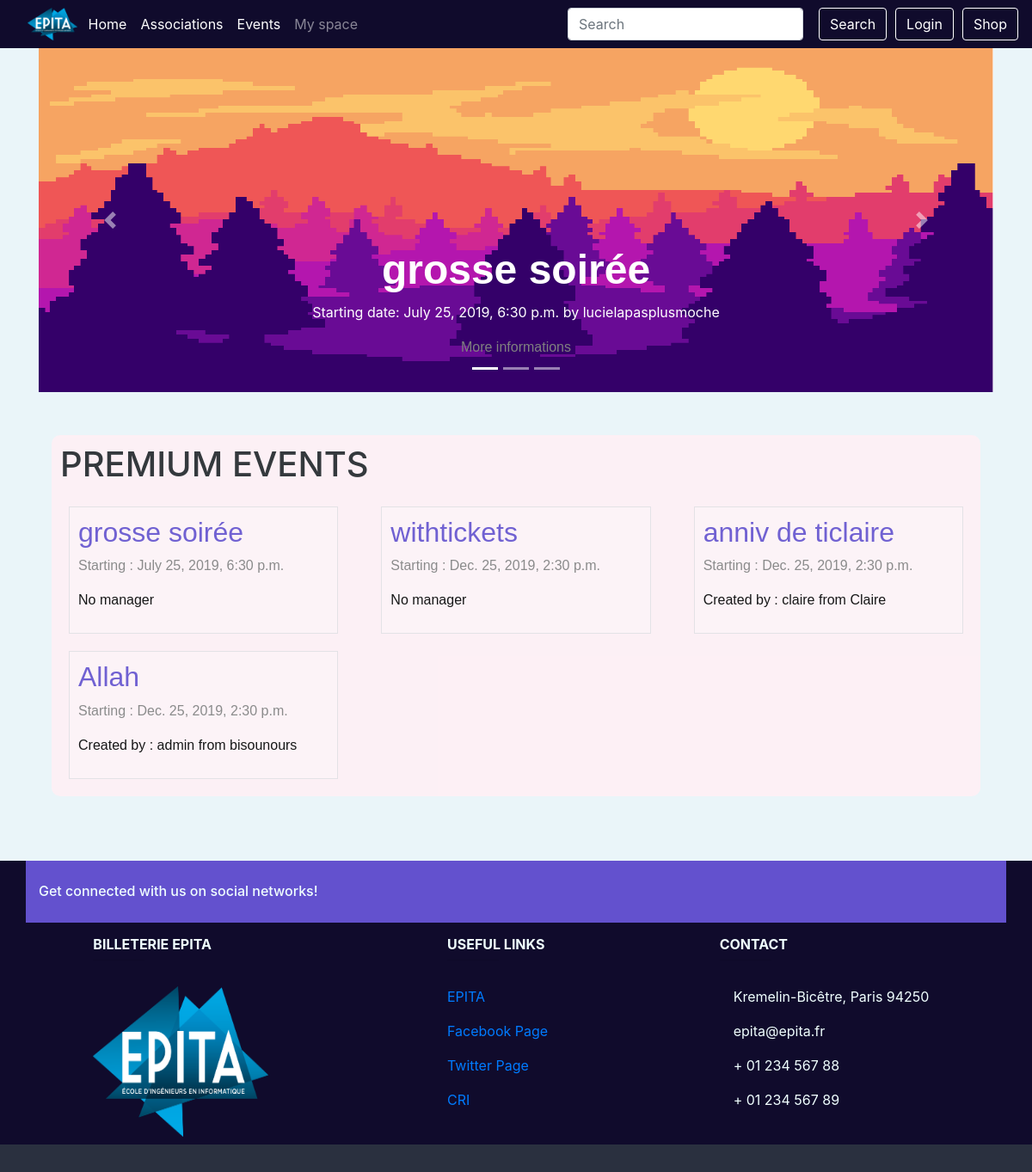
The page / on the database its author committed.
### event/models.py (models this page shows, shortened)
class Event(models.Model):
    PENDING = 'P'
    APPROVED = 'A'
    REFUSED = 'R'
    CANCELED = 'C'
    EVENT_STATE_CHOICES = (
        (PENDING, _("Pending")),
        (APPROVED, _("Approved")),
        (REFUSED, _("Refused")),
        (CANCELED, _("Canceled")),
    )
    title = models.CharField(_("Title of the event"), max_length=64)
    event_state = models.CharField(_("State of the event"), max_length=1,
                                   choices=EVENT_STATE_CHOICES,
                                   default=PENDING)
    manager_id = models.ForeignKey(Manager, on_delete=models.SET_NULL,
                                   null=True, blank=True)
    start = models.DateTimeField(_("Start date and time"))
    end = models.DateTimeField(_("End date and time"))
    assos_id = models.ForeignKey(Association, on_delete=models.CASCADE,
                                 related_name='events')
    address_id = AddressField(on_delete=models.PROTECT)
    premium_flag = models.BooleanField(_("Premium"), default=False)
    class Meta:
        verbose_name = (_("Event"))
        verbose_name_plural = (_("Events"))
        permissions = (
            ('access_dashboard', 'User can access this event\'s dashboard'),
            ('change_state', 'User can the event\'s state'),
        )

class Association(models.Model):
    name = models.CharField(_("Name"), max_length=64, unique=True,
                            validators=[UnicodeValidator()])
    url = models.URLField(_("Association's website"), null=True, blank=True)
    class Meta:
        verbose_name = _("Association")
        verbose_name_plural = _("Associations")
        permissions = (
            ('create_event', 'User can create an event'),
            ('manage_member', 'User can add and remove a member'),
            ('choose_staff', 'User can choose staff'),
            ('manage_manager', 'User can add and remove managers'),
        )
    def __str__(self):
        return '%s' % (self.name)

class Manager(models.Model):
    user = models.ForeignKey(User, on_delete=models.CASCADE,
                             related_name="managerships")
    assos_id = models.ForeignKey(Association, on_delete=models.CASCADE,
                                 related_name='managers')
    member = CompositeOneToOneField(Member, on_delete=models.CASCADE,
                                    to_fields={"assos_id", "user"})
    class Meta:
        verbose_name = _("Member of the Bureau")
        verbose_name_plural = _("Members of the Bureau")
    def __str__(self):
        return '%s from %s' % (self.user.username, self.assos_id.name)

### event/views.py (the view)
# urls.py: path('', views.IndexView.as_view(), name='index'),
class IndexView(generic.ListView):
    template_name = 'index.html'
    context_object_name = 'events'
    def get_queryset(self):
        return Event.objects.filter(premium_flag=True).exclude(start__lte=timezone.now()).order_by('start')

### shop/cart.py (called while the page is built)
def _cart_id(request):
    if 'cart_id' not in request.session:
        request.session['cart_id'] = _generate_cart_id()
    return request.session['cart_id']

def _generate_cart_id():
    import string, random
    return ''.join([random.choice(string.ascii_letters + string.digits) for _ in range(50)])

def get_all_cart_items(request):
    return CartItem.objects.filter(cart_id = _cart_id(request))

def item_count(request):
    return get_all_cart_items(request).count()

### shop/context_processor.py (called while the page is built)
def cart_item_count(request):
    item_count = cart.item_count(request)
    return {'cart_item_count' : item_count }

### templates/index.html (shortened to what this page needs)
{% extends "base.html" %}
{% load guardian_tags %}
{% load static %}
{%block content %}
    <div class="main_body">
        <div style="
            margin-bottom:50px;
        " id="carouselExampleIndicators" class="carousel slide" data-ride="carousel">
            <ol class="carousel-indicators">
                <li data-target="#carouselExampleIndicators" data-slide-to="0" class="active"></li>
                <li data-target="#carouselExampleIndicators" data-slide-to="1"></li>
                <li data-target="#carouselExampleIndicators" data-slide-to="2"></li>
            </ol>
            <div class="carousel-inner">
                <div class="carousel-item active">
                    <img style="height:400px; width:max-content;" class="d-block w-100" src="{% static "img/index_event_carousel.png" %}" alt="First slide">
                    <div class="carousel-caption d-none d-md-block">
                        {% if events.0 %}
                        <h1 class="carousel-title">{{ events.0.title }}</h1>
                        <p>Starting date: {{ events.0.start }} by {{ events.0.assos_id }}</p>
                        <a class="event-link" href="{% url 'event:event_detail' events.0.id %}">
                            More informations
                        </a>
                        {% endif %}
                    </div>
                </div>
            </div>
            <a class="carousel-control-prev" href="#carouselExampleIndicators" role="button" data-slide="prev">
                <span class="carousel-control-prev-icon" aria-hidden="true"></span>
            </a>
            <a class="carousel-control-next" href="#carouselExampleIndicators" role="button" data-slide="next">
                <span class="carousel-control-next-icon" aria-hidden="true"></span>
            </a>
        </div>
        <div class="container-fluid actu-wraper">
            <div class="container actu">
                <h1 style="margin-bottom:15px;">PREMIUM EVENTS</h1>
                {% if events %}
                <div class="row">
                    {% for event in events %}
                    <article class="col-xs-12 col-sm-12 col-md-4 col-lg-4">
                            <a class="event-link" href="{% url 'event:event_detail' event.id %}">
                                <div class="event-block">
                                <h1 style="font-size:2rem; color:#6351ce;">{{ event.title }}</h1>
                                <p>Starting : {{ event.start }}</p>
                                {% if event.manager_id %}
                                <p style="color:black;">Created by : {{event.manager_id}}</p>
                                {% else %}
                                <p style="color:black;">No manager</p>
                                {% endif %}
                            </div>
                        </a>
                    </article>
                    {% endfor %}
                </div>
                {% else %}
                    <p style="font-size:2rem; padding-left:50px;">No events yet</p>
                {% endif %}
            </div>
        </div>
    </div>
{% endblock content %}

### static/css/style.css (style rules this page uses)
body { background-color:#eaf5f9; background-position: center; background-size: cover; }
.actu { background-color: lavenderblush; padding: 10px; margin-bottom: 75px; border-radius: 10px; opacity: 0.9; }
.event-block { border: solid 1px #e3e0e5; padding: 10px; margin: 10px; background-color:#fff3f7; }
.event-link { font-family: 'Lucida Sans Unicode', 'Lucida Grande', sans-serif; color: grey; }
.carousel-title { font-size: 3rem; font-weight: bold; font-family: 'Lucida Sans Unicode', 'Lucida Grande', sans-serif; }

### rows shown on the page
Event: title "grosse soirée", start "July 25, 2019, 6:30 p.m.", assos_id.name "lucielapasplusmoche", shows "No manager"
Event: title "withtickets", start "Dec. 25, 2019, 2:30 p.m.", shows "No manager"
Event: title "anniv de ticlaire", start "Dec. 25, 2019, 2:30 p.m.", manager_id "claire from Claire"
Event: title "Allah", start "Dec. 25, 2019, 2:30 p.m.", manager_id "admin from bisounours"
